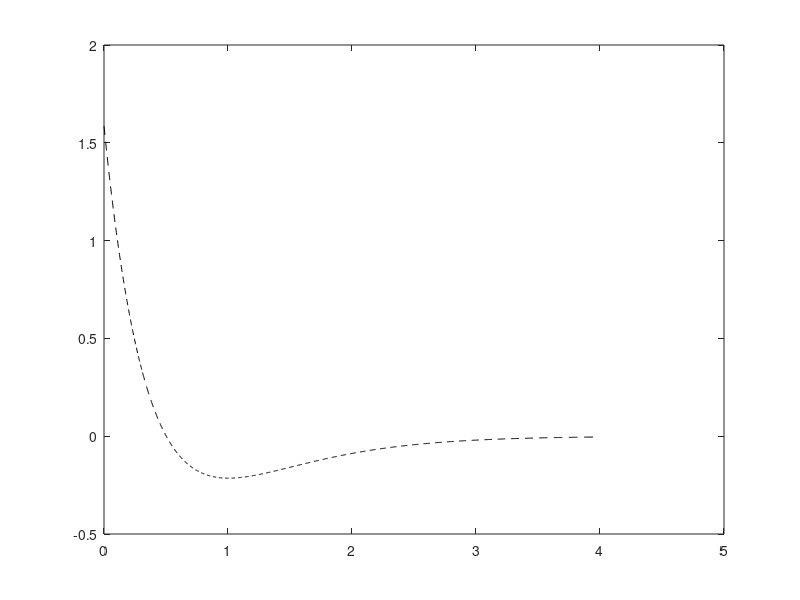

Write the MATLAB code that produced this figure. (Note: this script raises an error after producing the figure.)
%% Clean up
close all;
clear variables;
clc;
format;


%% Parameters
N = 1000;
a = 3.983;
x = logspace(0,log10(5),N)-1;
x = x';


%% Wave function
norm1 = sqrt(a^3/pi);
norm2 = sqrt(a^3/(8*pi));
s1 = @(x) norm1 .* exp(-1.0*a.*x);
s2 = @(x) norm2 .* (1 - a * 0.5*x) .* exp(-a * 0.5 .* x);
y = s2(x);
figure(1);
plot(x,y,'k--','DisplayName','1s');
hold on;


%% Primitive function
g = @(c,a,x) c*exp(-a*x.^2);


%% STO-1G
f = fit(x,y,'c1*exp(-a1*x.^2)',...
        'StartPoint',randn([2 1]),...
        'Lower',[0 -1e4],...
        'Upper',[1e4 1e4],...
        'Algorithm','Trust-Region',...
        'Normalize','off',...
        'MaxIter',1e4,...
        'MaxFunEvals',1e4,...
        'DiffMinChange',1e-8,...
        'Robust','LAR')
c11 = f.c1;
a11 = f.a1;
G1 = @(x) g(c11,a11,x);
plot(x,G1(x),'DisplayName','STO-1G');

%% STO-2G
f = fit(x,y,'c1*exp(-a1*x.^2)+c2*exp(-a2*x.^2)',...
        'StartPoint',randn([4 1]),...
        'Lower',[0 0 -1e4 -1e4],...
        'Upper',[1e4 1e4 1e4 1e4],...
        'Algorithm','Trust-Region',...
        'Normalize','off',...
        'MaxIter',1e4,...
        'MaxFunEvals',1e4,...
        'DiffMinChange',1e-8,...
        'Robust','LAR')
c12 = f.c1;
c22 = f.c2;
a12 = f.a1;
a22 = f.a2;
G2 = @(x) g(c12,a12,x) + g(c22,a22,x);
plot(x,G2(x),'DisplayName','STO-2G');

%% STO-3G
f = fit(x,y,'c1*exp(-a1*x.^2)+c2*exp(-a2*x.^2)+c3*exp(-a3*x.^2)',...
        'StartPoint',randn([6 1]),...
        'Lower',[0 0 0 -1e4 -1e4 -1e4],...
        'Upper',[1e4 1e4 1e4 1e4 1e4 1e4],...
        'Algorithm','Trust-Region',...
        'Normalize','off',...
        'MaxIter',1e4,...
        'MaxFunEvals',1e4,...
        'DiffMinChange',1e-8,...
        'Robust','LAR')
c13 = f.c1;
c23 = f.c2;
c33 = f.c3;
a13 = f.a1;
a23 = f.a2;
a33 = f.a3;
G3 = @(x) g(c13,a13,x) + g(c23,a23,x) + g(c33,a33,x);
plot(x,G3(x),'DisplayName','STO-3G');

%% STO-4G
f = fit(x,y,'c1*exp(-a1*x.^2)+c2*exp(-a2*x.^2)+c3*exp(-a3*x.^2)+c4*exp(-a4*x.^2)',...
        'StartPoint',randn([8 1]),...
        'Lower',[0 0 0 0 -1e4 -1e4 -1e4 -1e4],...
        'Upper',[1e4 1e4 1e4 1e4 1e4 1e4 1e4],...
        'Algorithm','Trust-Region',...
        'Normalize','off',...
        'MaxIter',1e5,...
        'MaxFunEvals',1e5,...
        'DiffMinChange',1e-8,...
        'Robust','LAR')
c14 = f.c1;
c24 = f.c2;
c34 = f.c3;
c44 = f.c4;
a14 = f.a1;
a24 = f.a2;
a34 = f.a3;
a44 = f.a4;
G4 = @(x) g(c14,a14,x) + g(c24,a24,x) + g(c34,a34,x) + g(c44,a44,x);
plot(x,G4(x),'DisplayName','STO-4G');

%% STO-5G
f = fit(x,y,'c1*exp(-a1*x.^2)+c2*exp(-a2*x.^2)+c3*exp(-a3*x.^2)+c4*exp(-a4*x.^2)+c5*exp(-a5*x.^2)',...
        'StartPoint',randn([10 1]),...
        'Lower',[0 0 0 0 0 -1e4 -1e4 -1e4 -1e4 -1e4],...
        'Upper',[1e4 1e4 1e4 1e4 1e4 1e4 1e4 1e4 1e4],...
        'Algorithm','Trust-Region',...
        'Normalize','off',...
        'MaxIter',1e4,...
        'MaxFunEvals',1e4,...
        'DiffMinChange',1e-8,...
        'Robust','LAR')
c15 = f.c1;
c25 = f.c2;
c35 = f.c3;
c45 = f.c4;
c55 = f.c5;
a15 = f.a1;
a25 = f.a2;
a35 = f.a3;
a45 = f.a4;
a55 = f.a5;
G5 = @(x) g(c15,a15,x) + g(c25,a25,x) + g(c35,a35,x) + g(c45,a45,x) + g(c55,a55,x);
plot(x,G5(x),'DisplayName','STO-5G');

%% STO-6G
f = fit(x,y,'c1*exp(-a1*x.^2)+c2*exp(-a2*x.^2)+c3*exp(-a3*x.^2)+c4*exp(-a4*x.^2)+c5*exp(-a5*x.^2)+c6*exp(-a6*x.^2)',...
        'StartPoint',randn([12 1]),...
        'Lower',[0 0 0 0 0 0 -1e4 -1e4 -1e4 -1e4 -1e4 -1e4],...
        'Upper',[1e4 1e4 1e4 1e4 1e4 1e4 1e4 1e4 1e4 1e4 1e4],...
        'Algorithm','Trust-Region',...
        'Normalize','off',...
        'MaxIter',1e4,...
        'MaxFunEvals',1e4,...
        'DiffMinChange',1e-8,...
        'Robust','LAR')
c16 = f.c1;
c26 = f.c2;
c36 = f.c3;
c46 = f.c4;
c56 = f.c5;
c66 = f.c6;
a16 = f.a1;
a26 = f.a2;
a36 = f.a3;
a46 = f.a4;
a56 = f.a5;
a66 = f.a6;
G6 = @(x) g(c16,a16,x) + g(c26,a26,x) + g(c36,a36,x) + g(c46,a46,x) + g(c56,a56,x) + g(c66,a66,x);
plot(x,G6(x),'DisplayName','STO-6G');




% %% GGGGGGGGGGGGG
% g = @(c,a,x) c*exp(-a*x.^2);
% %% G111111111111
% a11 = 8.549;
% c11 = 2.222;
% G1 = @(c,a,x) g(c11,a11,x);
% 
% 
% 
% %% G555555555555
% a1 = 0.7196;
% a2 = 38.68;
% a3 = 10.21;
% a4 = 1.584;
% a5 = 3.721;
% c1 = 0.02483;
% c2 = 0.7012;
% c3 = 0.7402;
% c4 = 0.2209;
% c5 = 0.5587;
% G5 = @(x) g(c1,a1,x)+g(c2,a2,x)+g(c3,a3,x)+g(c4,a4,x)+g(c5,a5,x);
% 
% nor = @(a) (2*a/pi).^(3./4);
% G   = @(c,a,x) nor(a) * c * exp(-a.*x.^2); 
% GG  = @(c,a,x) nor(a) * c * exp(-a.*x.^2);
% 
% g4_2 = @(x) G(0.4301280,11.5356690,x)       + G(0.6789140,2.0533430,x);
% g4_3 = @(x) G(0.15432897,30.1678710,x)      + G(0.53532814,5.4951153,x)       + G(0.44463454,1.4871927,x);
% g4_6 = @(x) G(0.00916359628,312.87049370,x) + G(0.04936149294,57.364462530,x) + G(0.16853830490,16.048509400,x) + G(0.37056279970,5.5130961190,x) + G(0.41649152980,2.1408965530,x) + G(0.13033408410,0.8817394283,x);
% 
% g1_2 = @(x) G(0.430128498,1.309756377,x)    + G(0.678913531,0.233135974,x);
% g1_3 = @(x) G(0.15432897,3.42525091,x)      + G(0.53532814,0.62391373,x)      + G(0.44463454,0.16885540,x);
% g1_6 = @(x) G(0.00916359628,35.52322122,x)  + G(0.04936149294,6.513143725,x)  + G(0.16853830490,1.822142904,x) + G(0.37056279970,0.625955266,x) + G(0.41649152980,0.243076747,x) + G(0.13033408410,0.100112428,x);
% 
% g1_szabo1 = @(x) GG(1,0.270950,x);
% g1_szabo2 = @(x) GG(0.678914,0.151623,x) + GG(0.430129,0.851819,x);
% g1_szabo3 = @(x) GG(0.444635,0.109818,x) + GG(0.535328,0.405771,x); + GG(0.154329,2.22766,x);
% 
% dx = mean(diff(x));
% Is1   = sum(dx * x.^2.*s1  (x).^2)
% Is11  = sum(dx * x.^2.*s11 (x).^2)
% Ig4_2 = sum(dx * x.^2.*g4_2(x).^2)
% Ig4_3 = sum(dx * x.^2.*g4_3(x).^2)
% Ig4_6 = sum(dx * x.^2.*g4_6(x).^2)
% 
% Ig1_2 = sum(dx * x.^2.*g1_2(x).^2)
% Ig1_3 = sum(dx * x.^2.*g1_3(x).^2)
% Ig1_6 = sum(dx * x.^2.*g1_6(x).^2)
% 
% Ig1_szabo1 = sum(dx * x.^2.*g1_szabo1(x).^2)
% Ig1_szabo2 = sum(dx * x.^2.*g1_szabo2(x).^2)
% Ig1_szabo3 = sum(dx * x.^2.*g1_szabo3(x).^2)
% 
% y2 = g1_6(x);
% 
% integral = @(f,x) f(x) .* x.^2;
% 
% plot(x,integral(s1,x),'k--', 'DisplayName', '1s')
% grid('on')
% hold('on')
% 
% plot(x,integral(g4_2,x), 'DisplayName', 'STO-2G')
% plot(x,integral(g4_3,x), 'DisplayName', 'STO-3G')
% plot(x,integral(g4_6,x), 'DisplayName', 'STO-6G')
% plot(x,integral(g1_2,x),   'DisplayName', 'STO-2G')
% plot(x,integral(g1_3,x),   'DisplayName', 'STO-3G')
% plot(x,integral(g1_6,x),   'DisplayName', 'STO-6G')
% plot(x,integral(g1_szabo1,x),  'DisplayName', 'Szabo STO-1G')
% plot(x,integral(g1_szabo2,x),  'DisplayName', 'Szabo STO-2G')
% plot(x,integral(g1_szabo3,x),  'DisplayName', 'Szabo STO-3G')
% 
% 
% %h = legend('Hydrogen','STO-3G','STO-6G');
% %h = legend('Hydrogen','STO-2G');
% %set(h, 'FontSize', 16,'interpreter','latex');
% h = legend('show');
% set(h,'FontSize', 18, 'interpreter', 'latex');
% %axis([0 8 0 5])
% 
% 
% 
% 
% 
